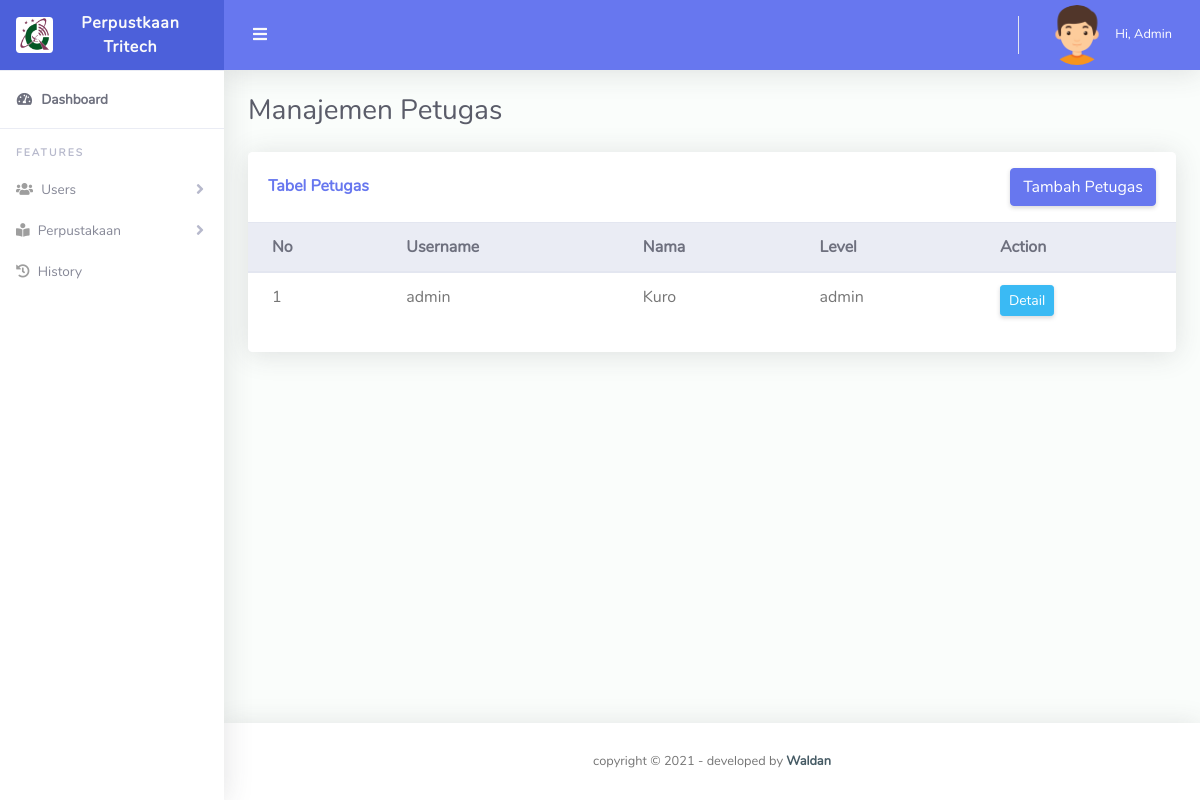
Screenshot of /petugas_tbl.php with the database file from the repository.
### tables this page shows
CREATE TABLE `petugas` (
  `id_petugas` int(255) NOT NULL,
  `username` varchar(20) NOT NULL,
  `password` varchar(20) NOT NULL,
  `nama_petugas` varchar(25) NOT NULL,
  `level` enum('admin','petugas') NOT NULL,
  `created_at` timestamp NOT NULL DEFAULT current_timestamp(),
  `updated_at` timestamp NOT NULL DEFAULT current_timestamp()
);

### config/functions/functionSiswa.php (called while the page is built, shortened)
<?php
include('./config/conn.php');
function query($query)
{
    global $conn;
    $result = mysqli_query($conn, $query);
    $rows = [];
    while ($row = mysqli_fetch_assoc($result)) {
        $rows[] =  $row;
    }
    return $rows;
}

### petugas_tbl.php (the view, shortened to what this page needs)
<?php
include('./config/functions/functionSiswa.php');
$petugas = query("SELECT * FROM petugas");
?>
<!DOCTYPE html>
<html lang="en">
<head>
    <?php include('./app/layouts/css.php'); ?>
</head>
<body id="page-top">
    <div id="wrapper">
        <?php include('./app/layouts/sidebar.php'); ?>
        <div id="content-wrapper" class="d-flex flex-column">
            <div id="content">
                <?php include('./app/layouts/topbar.php'); ?>
                <div class="container-fluid" id="container-wrapper">
                    <div class="d-sm-flex align-items-center justify-content-between mb-4">
                        <h1 class="h3 mb-0 text-gray-800">Manajemen Petugas</h1>
                    </div>
                    <div class="row">
                        <div class="col-lg-12 mb-4">
                            <div class="card">
                                <div class="card-header py-3 d-flex flex-row align-items-center justify-content-between">
                                    <h6 class="m-0 font-weight-bold text-primary">Tabel Petugas</h6>
                                    <a href="./petugas_tambah.php" class="btn btn-primary">Tambah Petugas</a>
                                </div>
                                <div class="table-responsive">
                                    <table class="table align-items-center table-flush">
                                        <thead class="thead-light">
                                            <tr>
                                                <th>No</th>
                                                <th>Username</th>
                                                <th>Nama</th>
                                                <th>Level</th>
                                                <th>Action</th>
                                            </tr>
                                        </thead>
                                        <tbody>
                                            <?php $no = 1; ?>
                                            <?php foreach ($petugas as $dataPetugas) : ?>
                                                <tr>
                                                    <td><?= $no++; ?></td>
                                                    <td><?= $dataPetugas['username']; ?></td>
                                                    <td><?= $dataPetugas['nama_petugas']; ?></td>
                                                    <td><?= $dataPetugas['level']; ?></td>
                                                    <td><a href="petugas_detail.php?id_petugas=<?= $dataPetugas['id_petugas']; ?>" class="btn btn-sm btn-info">Detail</a></td>
                                                </tr>
                                            <?php endforeach; ?>
                                        </tbody>
                                    </table>
                                </div>
                                <div class="card-footer"></div>
                            </div>
                        </div>
                    </div>
                </div>
            </div>
            <?php include('./app/layouts/footer.php'); ?>
        </div>
    </div>
</body>
</html>

### rows the page displays
petugas: username "admin", nama_petugas "Kuro", level "admin"
